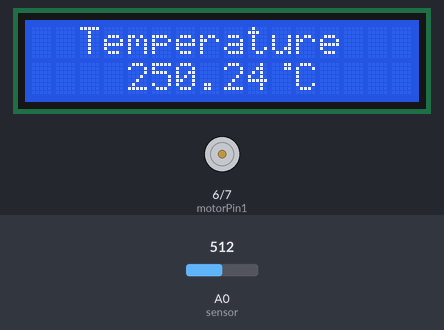
Bench run of a sketch on a simulated Arduino Uno, built with avr-gcc and run on an emulated ATmega328P. Shown: 16×2 character LCD, motor-driver pin pairs drawn as motors (green arrow = first pin HIGH = forward, orange = second pin HIGH = backward, longer = more drive). The inputs (shaded band) are chosen by the test bench; at power-on: A0 (sensor) = 512.

Above: at 2.1 s.
At 3.2 s:
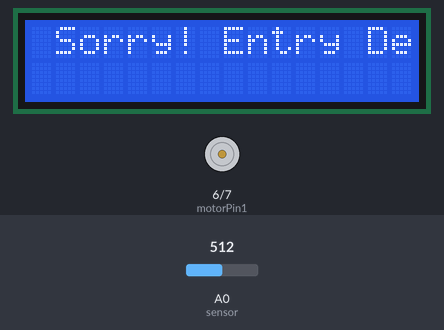
3.3 s: A0 (sensor) set to 82
At 11.4 s:
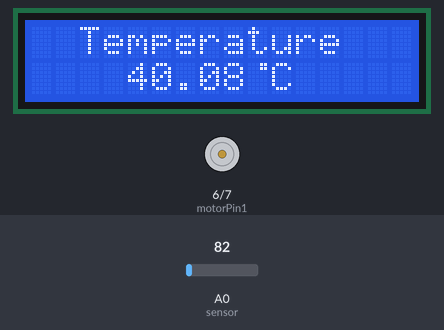
12.1 s: A0 (sensor) set to 68
At 20.42 s:
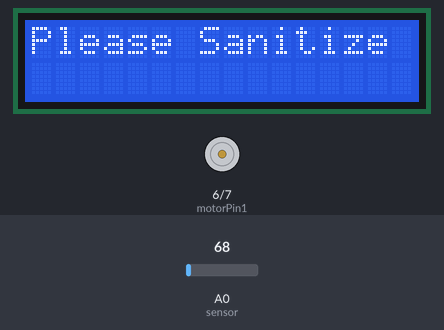
22.0 s: A0 (sensor) set to 28
At 28.7 s:
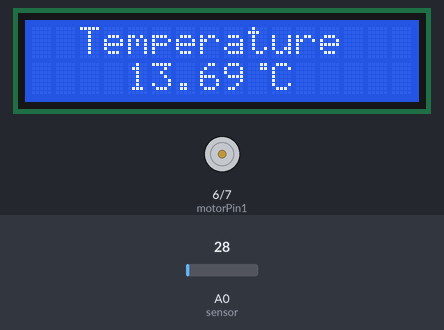
Timing chart, 0 to 41.9 s (numbered marks = the images above; inputs shaded):
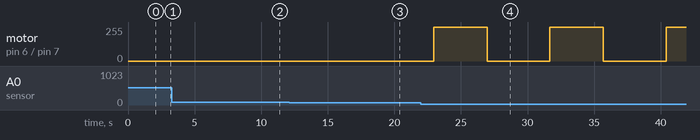

The sketch:

Arduino_Code.ino
```cpp
#include <LiquidCrystal.h>
//LiquidCrystal(RS,E,D4,D5,D6,D7);
LiquidCrystal lcd(12, 11, 5, 4, 3, 2);
#define sensor A0
byte degree[8] =
{
  0b00011,
  0b00011,
  0b00000,
  0b00000,
  0b00000,
  0b00000,
  0b00000,
  0b00000
};
int motorPin1 = 6;
int motorPin2 = 7;

void setup()
{
  lcd.begin(16, 2);
  lcd.createChar(1, degree);
  lcd.setCursor(0, 0);
  lcd.print("KESHAV CARPENTER");
  lcd.setCursor(0, 2);
  lcd.print(" 2OUEC068 ");
  delay(2000);
  lcd.clear();
  //  pinMode(motorPin, OUTPUT);
  pinMode(motorPin1, OUTPUT);
  pinMode(motorPin2, OUTPUT);
}
void loop()
{
  /*---------Temperature-------*/
  float reading = analogRead(sensor);
  float temperature = reading * (5.0 / 1023.0) * 100;
  delay(10);

  /*------Display Result------*/
  lcd.clear();
  lcd.setCursor(2, 0);
  lcd.print("Temperature");
  lcd.setCursor(4, 1);
  lcd.print(temperature);
  lcd.write(1);
  lcd.print("C");
  delay(1000);
  lcd.clear();
  lcd.setCursor(2, 0);
  if (temperature <= 38)
  {

    for (int positionCounter = 0; positionCounter < 26; positionCounter++)
    {
      // scroll one position left:
      lcd.scrollDisplayLeft();
      // wait a bit:
      lcd.print("Please Sanitize Your Hands");
      lcd.setCursor(2, 0);
      delay(100);

    }
    lcd.clear();
    lcd.setCursor(2, 0);
    lcd.print("Thank You!");

    digitalWrite(motorPin1, HIGH);
    digitalWrite(motorPin2, LOW);
    delay(4000);
    digitalWrite(motorPin1, LOW);
    digitalWrite(motorPin2, LOW);
  }
  else
  {
    //    digitalWrite(motorPin1, LOW);
    for (int positionCounter = 0; positionCounter < 26; positionCounter++)
    {
      // scroll one position left:
      lcd.scrollDisplayLeft();
      // wait a bit:
      lcd.print("Sorry! Entry Denied");
      lcd.setCursor(2, 0);
      delay(250);
    }
  }
  delay(1000);
}
```

Measured:
- the behaviour switches between 78 and 77 on A0 (sensor) (found by bisection; images 2 and 3)
- by itself, motor on pin 6 (motorPin1) / pin 7 (motorPin2): alternates forward 255/255 for 4.0 s and stopped for 4.7 s
- what the display in image 0 shows lasts 1.0 s, from 2.1 s to 3.1 s
